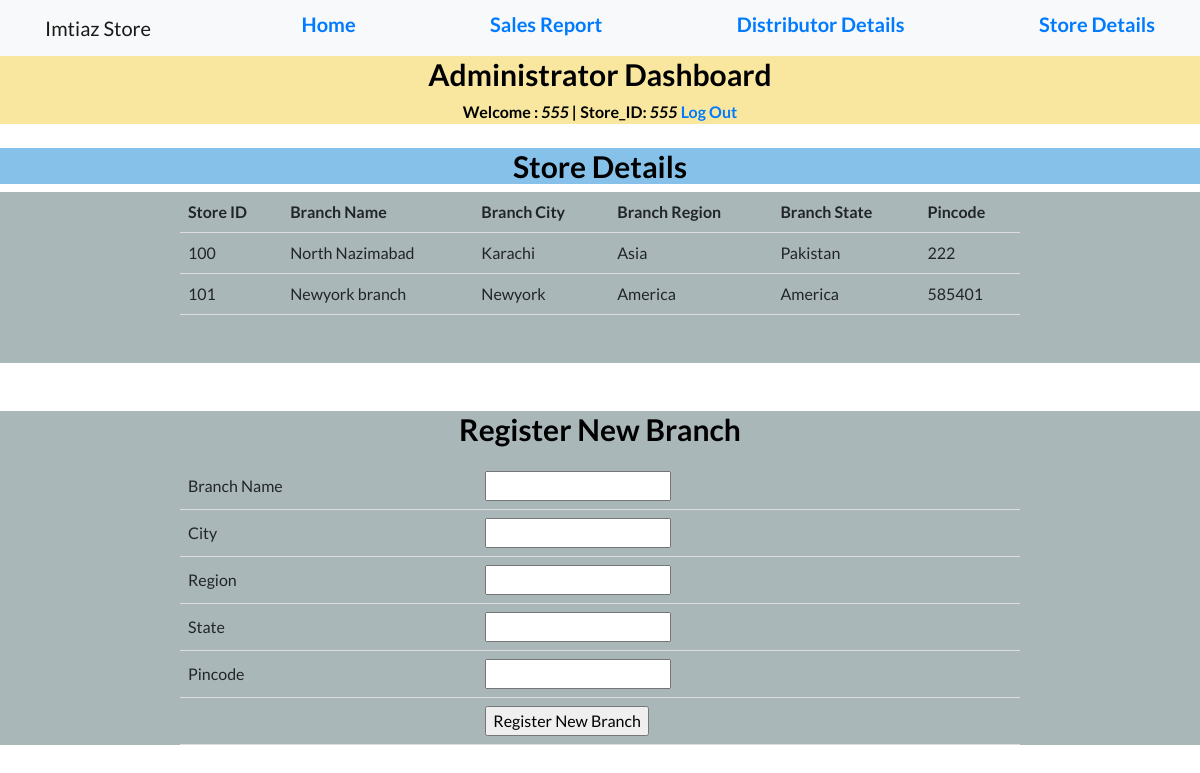
Screenshot of /stored.php (signed in) with the database file from the repository.
### tables this page shows
CREATE TABLE `store` (
  `SID` int(11) NOT NULL,
  `SPASS` varchar(20) NOT NULL DEFAULT 'admin',
  `SBRANCHNAME` varchar(20) NOT NULL,
  `SCITY` varchar(20) NOT NULL,
  `SREGION` varchar(20) NOT NULL,
  `SSTATE` varchar(20) NOT NULL,
  `SPCODE` int(11) NOT NULL
);

### session1.php (called while the page is built, shortened)
<?php
$conn = mysqli_connect("localhost", "root", "", "superstore");
$user_check = $_SESSION['login_user'];
$query = "SELECT ANAME from admin where ANAME = '$user_check'";
$ses_sql = mysqli_query($conn, $query);
$row = mysqli_fetch_assoc($ses_sql);
$login_session = $row['ANAME'];
$CustID=$user_check;
?>

### stored.php (the view, shortened to what this page needs)
<?php
include('session1.php');
?>
<!DOCTYPE html>
<html lang="en">
  <head>
    <link href="vendor/bootstrap/css/bootstrap.min.css" rel="stylesheet">
    <link href="vendor/fontawesome-free/css/all.min.css" rel="stylesheet">
    <link href="vendor/simple-line-icons/css/simple-line-icons.css" rel="stylesheet" type="text/css">
    <link href="css/landing-page.min.css" rel="stylesheet">
  </head>
  <body>
    <nav class="navbar navbar-light bg-light static-top">
      <div class="container">
        <a class="navbar-brand">Imtiaz Store</a>
        <a href="dhome.php"><h5>Home</h5></a>
        <a href="sales.php"><h5>Sales Report</h5></a>
        <a href="distd.php"><h5>Distributor Details</h5></a>
        <a href="stored.php"><h5>Store Details</h5></a>
      </div>
    </nav>
    <center><div style="background-color:#F9E79F">
      <center><h2 style="font-size:30px;color:Black">Administrator Dashboard</h2></center>
  <b id="welcome" style="color:Black">Welcome : <i style="color:Black"><?php echo $login_session;?> | </i></b>
  <b id="welcome" style="color:Black">Store_ID: <i style="color:Black"><?php echo $CustID; ?></i></b>
  <b id="logout"><a href="logout1.php">Log Out</a></b>
 </div></center>
 <br>
 <center><div style="background-color:#85C1E9">
      <center><h2 style="font-size:30px;color:Black">Store Details</h2></center>
 </div></center>
  </body>
<div style="background-color:#AAB7B8">
     <center>
<div style="background-color:#AAB7B8">
     <center>
      <table>
        <tr>
          <th>Store ID</th>
          <th>Branch Name</th>
          <th>Branch City</th>
          <th>Branch Region</th>
          <th>Branch State</th>
          <th>Pincode</th>
        </tr>
        <?php
      $order59 ="SELECT * FROM store order by SID";
      $food9 = mysqli_query($conn, $order59);
      while($oss55 = mysqli_fetch_assoc($food9))
      {echo '<tr><td>'. $oss55["SID"]."</td><td>". $oss55["SBRANCHNAME"] . "</td><td>". $oss55["SCITY"]. "</td><td>".$oss55["SREGION"]."
    </td><td>".$oss55["SSTATE"]."
    </td><td>".$oss55["SPCODE"]."</td></tr>";
      }
?>
      </table>
      <br><br>
     </center>
</div>
</div></center>
<br><br>
<div style="background-color:#AAB7B8">
     <center>
      <center><h2 style="font-size:30px;color:Black"> Register New Branch </h2>
        <p>
        <div class="signup">
           <center>
              <form action="custcmp1.php" method="POST">
  <table>
   <tr>
    <td>Branch Name</td>
    <td><input type="text" name="name" required></td>
   </tr>
   <tr>
    <td>City</td>
    <td><input type="text" name="city" required></td>
   </tr>
   <tr>
    <td>Region</td>
    <td><input type="text" name="region" required></td>
   </tr>
   <tr>
    <td>State</td>
    <td><input type="text" name="state" required></td>
   </tr>
   <tr>
    <td>Pincode</td>
    <td><input type="text" name="pincode" required></td>
   </tr>
   <tr><td></td>
    <td><input type="submit" value="Register New Branch"></td>
   </tr>
   </center>
</center>
</div></p>
</html>

### stored.php (style rules this page uses)
table { border-collapse: collapse; width: 70%; }
th, td { padding: 8px; text-align: left; border-bottom: 1px solid #ddd; }

### rows the page displays
store: SID "100", SBRANCHNAME "North Nazimabad", SCITY "Karachi", SREGION "Asia", SSTATE "Pakistan", SPCODE "222"
store: SID "101", SBRANCHNAME "Newyork branch", SCITY "Newyork", SREGION "America", SSTATE "America", SPCODE "585401"

### other values shown
$login_session "555"
$CustID "555"
